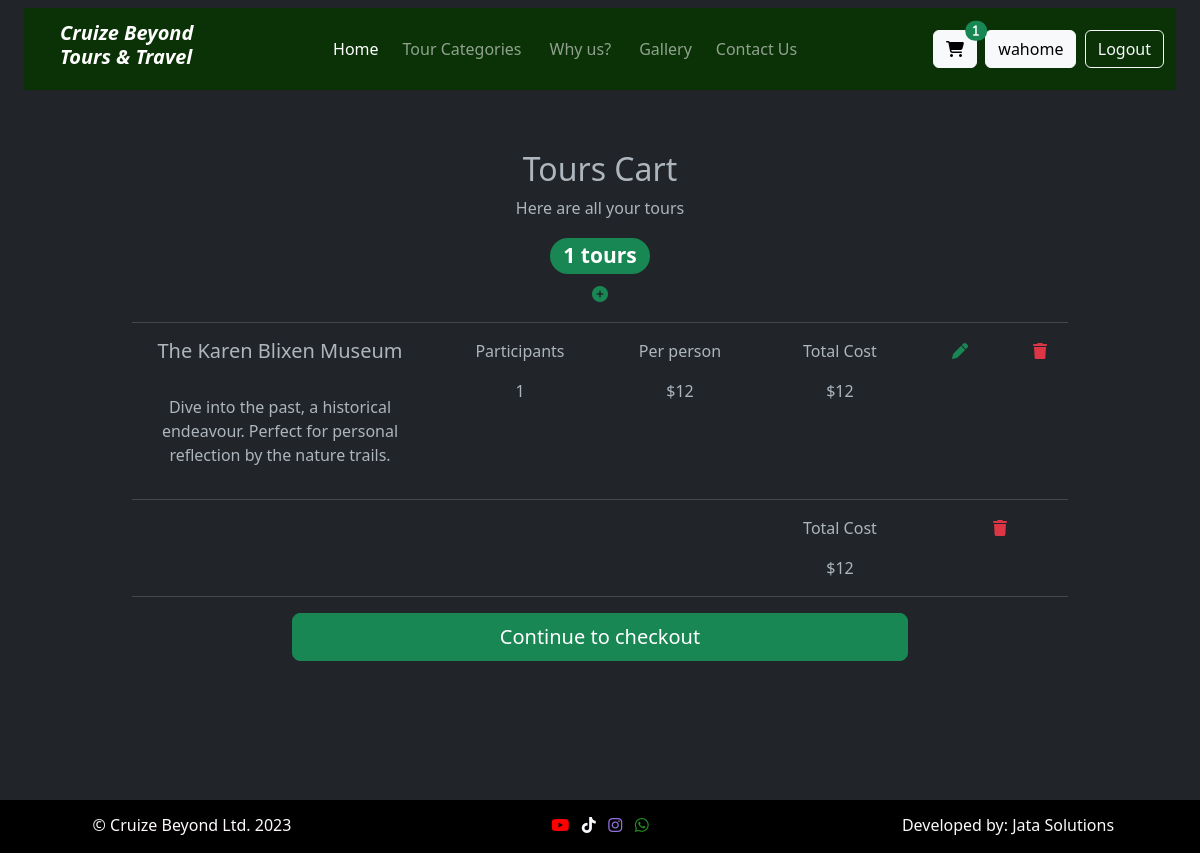
The app's page /cart/ (signed in), older data.
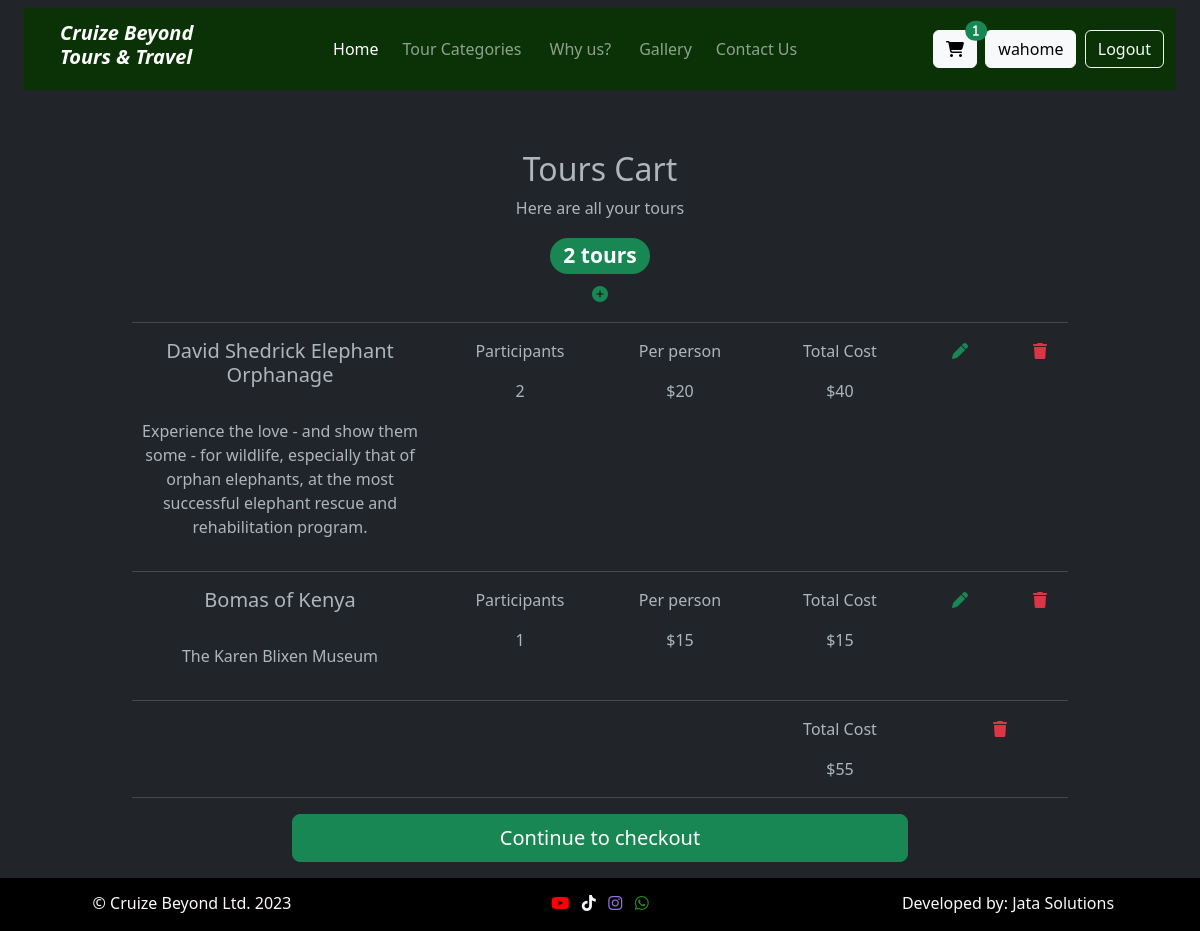
The same page, newer data.
### base/models.py (models this page shows, shortened)
class User(AbstractUser):
    email = models.EmailField(unique=True)
    USERNAME_FIELD = 'email'
    REQUIRED_FIELDS = ['username']
    def __str__(self):
        return self.username

class Booking(models.Model):
    user = models.ForeignKey(User, on_delete=models.SET_NULL, null=True, related_name="booking_user")
    tour = models.ForeignKey(Destination, on_delete=models.SET_NULL,null=True, related_name="booking_tour")
    slots = models.IntegerField()
    start_date = models.DateField(blank=True, null=True)
    end_date = models.DateField(blank=True, null=True)
    tour_time = models.CharField(max_length=200, blank=True, null=True)
    date = models.DateTimeField(auto_now_add=True)
    booking_total = models.IntegerField(blank=True, null=True)  # Add this field
    discounted_total = models.IntegerField(blank=True, null=True)

class Destination(models.Model):
    categories = [
        ('Excursions', 'Excursions'),
        ('Safari Tours', 'Safari Tours'),
        ('Farm Tours', 'Farm Tours'),
        ('Hiking and Adventures Tours', 'Hiking and Adventures Tours')
    ]
    category = models.CharField(max_length=50, choices=categories)
    description = models.CharField(max_length=200, null=True)
    name = models.CharField(max_length=250, null=True)
    duration = models.IntegerField(null=True)
    amount = models.IntegerField(null=True)
    discount = models.IntegerField(blank=True, null=True)
    about = models.TextField(null=True, blank=True)
    notes = models.TextField(null=True, blank=True)
    schedule = models.TextField(null=True, blank=True)
    itinerary = models.TextField(null=True, blank=True)
    discounted_total = models.IntegerField(blank=True, null=True)
    likes = models.ManyToManyField(User, related_name="tour_like", blank="true")
    poster = models.ImageField()

### base/views.py (the view)
# urls.py: path("cart/", views.cart, name="cart"),
@login_required(login_url="signin")
def cart(request):
        tour = Destination.objects.all()
        try:
            carts = Cart.objects.get(user=request.user, cleared=False)
        except:
            carts = Cart.objects.create(user=request.user, cleared=False)
        ncart = carts.booking.count()
        print(ncart)
        cart_id = carts.id
        cart = Booking.objects.filter(booking=cart_id)
        tours = carts.booking
        tour_count = tours.count()
        total = 0
        for booking in cart:
            tour_amount = booking.tour.amount
            slots = booking.slots
            booking_total = tour_amount * slots
            total += booking_total
        context = {
            "carts" : cart,
            "counts" : tour_count,
            "total" : total,
            "id" : cart_id,
            'ncart' : ncart,
            "tour" : tour
        }
        return render(request, "cart.html", context)

### templates/cart.html (shortened to what this page needs)
{% extends 'header.html' %}
{% block content %}
{% load static %}
<div class="container min-vh-100" id="cartContainer">
  <div class="row justify-content-center text-center" id="cartHeader">
    <div class="col-sm-6">
      <h2>Tours Cart</h2>
      <p>Here are all your tours</p>
    </div>
  </div>
  {% if counts == 0 %}
  <center><p>You currently don't have any tours in your cart. Kindly book tours by going back to <a href="/#toursContainer">Home</a></p></center>
  {% else %}
  <div class="row justify-content-center text-center">
    <div class="col-sm-2">
      <h3><span class="badge bg-success rounded-pill">{{ncart}} tours</span></h3>
      <a class="link-success"><i class="fa fa-plus-circle" aria-hidden="true" data-bs-toggle="modal" data-bs-target="#exampleModal"></i><p>add new tour</p></a>
    </div>
  </div>
  <hr>
  {% for cart in carts %}
    <div class="row text-center" id="item2Container">
      <div class="col-sm-4">
        <h5>{{cart.tour.name}}</h5>
        <br>
        <p>{{cart.tour.description}}</p>
      </div>
      <div class="col-sm-2 text-center">
        <p>Participants</p>
        <p>{{cart.slots}}</p>
      </div>
      <div class="col-sm-2 text-center">
        <p>Per person</p>
        ${{cart.tour.amount}}
      </div>
      <div class="col-sm-2 text-center">
        <p>Total Cost</p>
        ${{cart.booking_total}}
      </div>
      <div class="col-sm-1 text-center">
        <a class="link-success" type="button" data-bs-toggle="modal" data-bs-target="#exampleModal{{cart.id}}" ><i class="fa-solid fa-pen"></i><p>edit</p></a>
      </div>
      <div class="col-sm-1 text-center">
        <a class="link-danger" href="{% url 'delete_tour' cart.id %} "><i class="fa-solid fa-trash"></i><p>delete</p></a>
      </div>
    </div>
    <hr>
  {% endfor %}
  <div class="row text-center" id="item5Container">
    <div class="col-sm-8">
    </div>
    <div class="col-sm-2 ">
      <p>Total Cost</p>
      ${{total}}
    </div>
    <div class="col-sm-2 ">
      <a class="link-danger" href="{% url 'delete_cart' id %}"><i class="fa-solid fa-trash"></i><p>clear cart</p></a>
    </div>
  </div>
  <hr>
  <div class="row pb-3 justify-content-center">
    <div class="col-sm-8">
      <a class="btn btn-lg btn-success d-block" role="button" href="{% url 'checkout' id %}">Continue to checkout</a>
    </div>
  </div>
  {% endif %}
</div>
{% endblock content %}

### templates/header.html (shortened to what this page needs)
<!doctype html>
{% load static %}
<html lang="en" data-bs-theme="dark">
<head>
    <link rel="stylesheet" href="https://cdn.jsdelivr.net/npm/bootstrap-icons@1.10.4/font/bootstrap-icons.css">
    <link href="https://cdn.jsdelivr.net/npm/bootstrap@5.3.0-alpha1/dist/css/bootstrap.min.css" rel="stylesheet"
>
    <link href= {% static "css/style.css" %}  rel="stylesheet">
    <link href= {% static "css/checkout.css" %} rel="stylesheet">
</head>
<body>
    <div class="" id="navContainer">
        {% include "includes/navigation.html" %}
    </div>
    {% block content%}
    {% endblock %}
</body>
<footer>
    {% include "includes/footer.html"%}

### templates/includes/navigation.html (shortened to what this page needs)
<nav class="navbar navbar-expand-sm navbar-dark fixed-top mt-2 mx-4" id="indexNavbar">
    <div class="container-fluid">
        <a class="navbar-brand me-1 ms-4" href= {% url 'home' %}>
            <h5><i><strong>Cruize Beyond <br> Tours & Travel</strong></i></h5>
        <div class="collapse navbar-collapse justify-content-center" id="navbarContent">
            <ul class="navbar-nav mb-2 mb-lg-0">
                <li class="nav-item mx-md-1">
                    <a class="nav-link active" aria-current="page" href= '/#homeContainer'>Home</a>
                </li>
                <li class="nav-item mx-md-1">
                    <a class="nav-link" href="/#toursContainer">Tour Categories</a>
                </li>
                <li class="nav-item mx-md-2">
                    <a class="nav-link" href="/#aboutContainer">Why us?</a>
                </li>
                <li class="nav-item mx-md-1">
                    <a class="nav-link" href={% url 'gallery'%}>Gallery</a>
                </li>
                <li class="nav-item mx-md-1">
                    <a class="nav-link" href={% url 'contact'%}>Contact Us</a>
                </li>
            </ul>
        </div>
        <a class="btn btn-light position-relative" role="button" href={% url "cart"%}>
            <i class="fa-solid fa-cart-shopping">
                {% with cart_count=user.user_cart.count %}
                    {% if cart_count > 0 %}
                        <span class="position-absolute top-0 start-100 translate-middle badge rounded-pill bg-success">
                        {{ cart_count }}
                        </span>
                    {% endif %}
                {% endwith %}
            </i>
        {% if user.is_authenticated %}
        <button type="button" class="btn btn-light">{{user}}</button>
        <a role="button" class="btn btn-outline-light" href={% url "logout"%}>Logout</a>
        {% endif %}
    </div>
</nav>

### templates/includes/footer.html (shortened to what this page needs)
{% load static %}
<div class="" id="footerContainer">
    <div class="row text-center">
        <div class="col-sm-4 justify-content-left">
            <p>&copy; Cruize Beyond Ltd. 2023 </p>
        </div>
        <div class="col-sm-4 justify-content-center">
            <a class="link-light" href="https://www.youtube.com/@discoverieswithtonycruize3337"><i class="fa-brands fa-youtube"></i></a>
            <a class="link-light" href="https://www.tiktok.com/@tonycruizeinternational"><i class="fa-brands fa-tiktok"></i></a>
            <a class="link-light" href="https://www.instagram.com/tonycruize/"><i class="fa-brands fa-instagram"></i></a>
            <a class="link-light" href="https://wa.me/254723450755"><i class="fa-brands fa-whatsapp"></i></a>
        </div>
        <div class="col-sm-4 justify-content-right">
            <a class="link-light" href="http://jatasolutions.edenconsultants.co.ke">
                <p>Developed by: Jata Solutions</p>
            </a>
        </div>
    </div>
</div>
</body>
</html>

### static/css/style.css (style rules this page uses)
.navbar { position: fixed; margin: 20px 20px; background-color: rgba(8, 54, 0, 0.85); }
#cartHeader { padding-top: 150px; }
#tourDetailsHeader a, a { text-decoration: none !important; color: #fff; }
#footerContainer { background-color: #000000; color: #fffafa; height: auto; width: auto; padding: 13px 0 0 0; }
#footerContainer .fa-youtube { color: red; }
#footerContainer .fa-tiktok { color: ghostwhite; }
#footerContainer .fa-instagram { color: mediumpurple; }
#footerContainer .fa-whatsapp { color: forestgreen; }
#footerContainer a { text-decoration:none; }

### static/css/checkout.css (style rules this page uses)
.container { max-width: 960px; }

Row changes from the older to the newer data that the page shows:
removed Booking: tour.name "The Karen Blixen Museum", tour.description "Dive into the past, a historical endeavour. Perfect for personal reflection by the nature trails.", slots "1", tour.amount "12", booking_total "12"
added Booking: tour.name "David Shedrick Elephant Orphanage", tour.description "Experience the love - and show them some - for wildlife, especially that of orphan elephants, at the most successful elephant rescue and rehabilitation program.", slots "2", tour.amount "20", booking_total "40"
added Booking: tour.name "Bomas of Kenya", tour.description "The Karen Blixen Museum", slots "1", tour.amount "15", booking_total "15"
Text that changed along with them:
{{ ncart }}: "1" → "2"
{{ total }}: "12" → "55"
